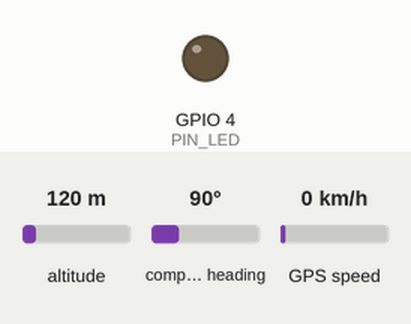
A sketch run on a simulated ESP32. On the bench: output pins drawn as LEDs (lit = HIGH). The inputs (shaded band) are chosen by the test bench; at power-on: altitude 120 m, compass heading 90°, GPS speed 0 km/h. The GPS gets a fix after 3 s at 37.7749, -122.4194 with 8 satellites; pins used as bus, display or sensor lines are not drawn; what the sketch prints to the serial monitor is not drawn.

Above: at 0.2 s.
Timing chart, 0 to 1.7 s (numbered marks = the images above):
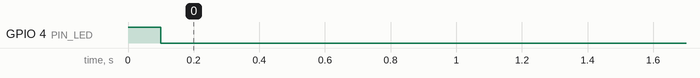

The sketch:

simple_gps_test.ino
```cpp
// (licence header left out)
#include <Arduino.h>
#include <TinyGPS.h>
#include "esp_task_wdt.h"

#define PIN_LED 4
#define PIN_GPS_POWER 15
#define PIN_GPS_UART_RXD 32
#define PIN_GPS_UART_TXD 33

#define USE_SOFT_SERIAL 0
#define GPS_BAUDRATE 115200

TinyGPS gps;
#if !USE_SOFT_SERIAL
HardwareSerial Serial1(1);
#endif

TaskHandle_t xThread;

unsigned int updates = 0;

#if USE_SOFT_SERIAL

uint32_t inline IRAM_ATTR getCycleCount()
{
  uint32_t ccount;
  __asm__ __volatile__("esync; rsr %0,ccount":"=a" (ccount));
  return ccount;
}

uint8_t inline IRAM_ATTR readRxPin()
{
#if PIN_GPS_UART_RXD < 32
  return (uint8_t)(GPIO.in >> PIN_GPS_UART_RXD) << 7;
#else
  return (uint8_t)(GPIO.in1.val >> (PIN_GPS_UART_RXD - 32)) << 7;
#endif
}

#endif

void IRAM_ATTR taskGPS(void* arg)
{
#if USE_SOFT_SERIAL
  portMUX_TYPE mux = portMUX_INITIALIZER_UNLOCKED;
  for (;;) {
    while (readRxPin());
    uint32_t start = getCycleCount();
    uint8_t c = 0;
    taskYIELD();
    taskENTER_CRITICAL(&mux);
    for (uint32_t i = 1; i <= 7; i++) {
      while (getCycleCount() - start < i * F_CPU / GPS_BAUDRATE + F_CPU / GPS_BAUDRATE / 3);
      c = (c | readRxPin()) >> 1;
    }
    taskEXIT_CRITICAL(&mux);
    if (c && gps.encode(c)) {
      updates++;
    }
    while (getCycleCount() - start < (uint32_t)9 * F_CPU / GPS_BAUDRATE + F_CPU / GPS_BAUDRATE / 2) taskYIELD();
  }
#else
  for (;;) {
    if (Serial1.available()) {
      char c = Serial1.read();
      if (c && gps.encode(c)) {
        updates++;
      }
    } else {
      taskYIELD();
    }
  }
#endif
}

void setup()
{
  pinMode(PIN_LED, OUTPUT);
  digitalWrite(PIN_LED, HIGH);
  delay(100);
  // USB serial
  Serial.begin(115200);
  Serial.println("SIMPLE GPS TEST");
  // GPS serial
#if USE_SOFT_SERIAL
  pinMode(PIN_GPS_UART_RXD, INPUT);
#else
  Serial1.begin(115200, SERIAL_8N1, PIN_GPS_UART_RXD, PIN_GPS_UART_TXD);
#endif
  // turn on GPS power
  pinMode(PIN_GPS_POWER, OUTPUT);
  digitalWrite(PIN_GPS_POWER, HIGH);
  // start GPS decoding task
  xTaskCreate(taskGPS, "taskGPS", 1024, 0, 1, &xThread);
  Serial.println("Wait for GPS signal...");
  digitalWrite(PIN_LED, LOW);
  // set watchdog
  esp_task_wdt_init(3600, 0);
}

void loop()
{
  if (updates) {
    updates = 0;
    static unsigned long lastutc = 0;
    unsigned long utcdate, utctime;
    gps.get_datetime(&utcdate, &utctime, 0);
    if (utctime != lastutc) {
      digitalWrite(PIN_LED, HIGH);
      lastutc = utctime;
      long lat, lng;
      gps.get_datetime(&utcdate, &utctime, 0);
      gps.get_position(&lat, &lng, 0);
      int speed = gps.speed() * 1852 / 100000; // km/h
      int alt = gps.altitude() / 100; // m
      int sats = gps.satellites();
      Serial.print("UTC:");
      Serial.print(utctime);
      Serial.print(" LAT:");
      Serial.print((float)lat / 1000000, 6);
      Serial.print(" LNG:");
      Serial.print((float)lng / 1000000, 6);
      Serial.print(" Speed:");
      Serial.print(speed);
      Serial.print("km/h Alt:");
      Serial.print(alt);
      Serial.print("m Sats:");
      Serial.println(sats);
#if USE_SOFT_SERIAL
      static unsigned long start = 0;
      unsigned long chars;
      unsigned short good, bad;
      gps.stats(&chars, &good, &bad);
      if (good == 0) start = millis() - 1;
      Serial.print("Stats: ");
      Serial.print(chars);
      Serial.print(' ');
      Serial.print(good);
      Serial.print(' ');
      Serial.print((float)(good * 1000) / (millis() - start), 1);
      Serial.print(' ');
      Serial.println(bad);
#endif
      digitalWrite(PIN_LED, LOW);
    }
  }
  delay(50);
}
```
